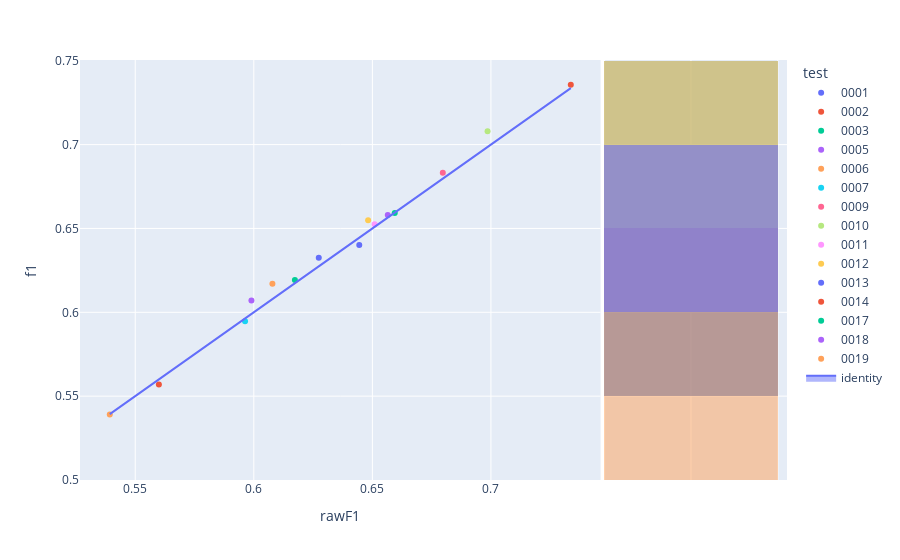

Write notebook code for a chart like this one.
### Code cell
fig=px.scatter(experimentModels,x='rawF1',y='f1',color='test',hover_name='modelId', marginal_y="histogram")
fig.add_trace(
    go.Scatter(x=experimentModels['rawF1'], y=experimentModels['rawF1'], name="identity", mode='lines',fill="toself")
)
fig.show()

### Figure 1 — Plotly figure (JSON) as saved in the notebook; plotly's stock layout.template omitted (floating-point values rounded to 4 significant figures)
{"data": [{"hovertemplate": "<b>%{hovertext}</b><br><br>test=0001<br>rawF1=%{x}<br>f1=%{y}<extra></extra>", "hovertext": ["8b2ea581-6dec-4094-957e-cc1ceb7234c5"], "legendgroup": "0001", "marker": {"color": "#636efa", "symbol": "circle"}, "mode": "markers", "name": "0001", "orientation": "v", "showlegend": true, "type": "scatter", "x": [0.6274], "xaxis": "x", "y": [0.6325], "yaxis": "y"}, {"alignmentgroup": "True", "bingroup": "y", "hovertemplate": "test=0001<br>f1=%{y}<br>count=%{x}<extra></extra>", "legendgroup": "0001", "marker": {"color": "#636efa"}, "name": "0001", "offsetgroup": "0001", "opacity": 0.5, "showlegend": false, "type": "histogram", "xaxis": "x2", "y": [0.6325], "yaxis": "y2"}, {"hovertemplate": "<b>%{hovertext}</b><br><br>test=0002<br>rawF1=%{x}<br>f1=%{y}<extra></extra>", "hovertext": ["80181036-469f-4bcf-95a0-68374649133a"], "legendgroup": "0002", "marker": {"color": "#EF553B", "symbol": "circle"}, "mode": "markers", "name": "0002", "orientation": "v", "showlegend": true, "type": "scatter", "x": [0.7337], "xaxis": "x", "y": [0.7357], "yaxis": "y"}, {"alignmentgroup": "True", "bingroup": "y", "hovertemplate": "test=0002<br>f1=%{y}<br>count=%{x}<extra></extra>", "legendgroup": "0002", "marker": {"color": "#EF553B"}, "name": "0002", "offsetgroup": "0002", "opacity": 0.5, "showlegend": false, "type": "histogram", "xaxis": "x2", "y": [0.7357], "yaxis": "y2"}, {"hovertemplate": "<b>%{hovertext}</b><br><br>test=0003<br>rawF1=%{x}<br>f1=%{y}<extra></extra>", "hovertext": ["f6cafb09-5e74-4889-a306-e517e28d70fe"], "legendgroup": "0003", "marker": {"color": "#00cc96", "symbol": "circle"}, "mode": "markers", "name": "0003", "orientation": "v", "showlegend": true, "type": "scatter", "x": [0.6173], "xaxis": "x", "y": [0.6193], "yaxis": "y"}, {"alignmentgroup": "True", "bingroup": "y", "hovertemplate": "test=0003<br>f1=%{y}<br>count=%{x}<extra></extra>", "legendgroup": "0003", "marker": {"color": "#00cc96"}, "name": "0003", "offsetgroup": "0003", "opacity": 0.5, "showlegend": false, "type": "histogram", "xaxis": "x2", "y": [0.6193], "yaxis": "y2"}, {"hovertemplate": "<b>%{hovertext}</b><br><br>test=0005<br>rawF1=%{x}<br>f1=%{y}<extra></extra>", "hovertext": ["2bf1e17a-c8bb-4166-8453-7fdff2414b10"], "legendgroup": "0005", "marker": {"color": "#ab63fa", "symbol": "circle"}, "mode": "markers", "name": "0005", "orientation": "v", "showlegend": true, "type": "scatter", "x": [0.599], "xaxis": "x", "y": [0.607], "yaxis": "y"}, {"alignmentgroup": "True", "bingroup": "y", "hovertemplate": "test=0005<br>f1=%{y}<br>count=%{x}<extra></extra>", "legendgroup": "0005", "marker": {"color": "#ab63fa"}, "name": "0005", "offsetgroup": "0005", "opacity": 0.5, "showlegend": false, "type": "histogram", "xaxis": "x2", "y": [0.607], "yaxis": "y2"}, {"hovertemplate": "<b>%{hovertext}</b><br><br>test=0006<br>rawF1=%{x}<br>f1=%{y}<extra></extra>", "hovertext": ["0feacbcf-4f37-402e-8fbc-4e48a2520bd4"], "legendgroup": "0006", "marker": {"color": "#FFA15A", "symbol": "circle"}, "mode": "markers", "name": "0006", "orientation": "v", "showlegend": true, "type": "scatter", "x": [0.6078], "xaxis": "x", "y": [0.6171], "yaxis": "y"}, {"alignmentgroup": "True", "bingroup": "y", "hovertemplate": "test=0006<br>f1=%{y}<br>count=%{x}<extra></extra>", "legendgroup": "0006", "marker": {"color": "#FFA15A"}, "name": "0006", "offsetgroup": "0006", "opacity": 0.5, "showlegend": false, "type": "histogram", "xaxis": "x2", "y": [0.6171], "yaxis": "y2"}, {"hovertemplate": "<b>%{hovertext}</b><br><br>test=0007<br>rawF1=%{x}<br>f1=%{y}<extra></extra>", "hovertext": ["29c70696-0202-4feb-bd78-3579052a4865"], "legendgroup": "0007", "marker": {"color": "#19d3f3", "symbol": "circle"}, "mode": "markers", "name": "0007", "orientation": "v", "showlegend": true, "type": "scatter", "x": [0.5963], "xaxis": "x", "y": [0.5946], "yaxis": "y"}, {"alignmentgroup": "True", "bingroup": "y", "hovertemplate": "test=0007<br>f1=%{y}<br>count=%{x}<extra></extra>", "legendgroup": "0007", "marker": {"color": "#19d3f3"}, "name": "0007", "offsetgroup": "0007", "opacity": 0.5, "showlegend": false, "type": "histogram", "xaxis": "x2", "y": [0.5946], "yaxis": "y2"}, {"hovertemplate": "<b>%{hovertext}</b><br><br>test=0009<br>rawF1=%{x}<br>f1=%{y}<extra></extra>", "hovertext": ["768cb7b4-e534-49f7-b9c4-acfa7b401ffe"], "legendgroup": "0009", "marker": {"color": "#FF6692", "symbol": "circle"}, "mode": "markers", "name": "0009", "orientation": "v", "showlegend": true, "type": "scatter", "x": [0.6797], "xaxis": "x", "y": [0.6831], "yaxis": "y"}, {"alignmentgroup": "True", "bingroup": "y", "hovertemplate": "test=0009<br>f1=%{y}<br>count=%{x}<extra></extra>", "legendgroup": "0009", "marker": {"color": "#FF6692"}, "name": "0009", "offsetgroup": "0009", "opacity": 0.5, "showlegend": false, "type": "histogram", "xaxis": "x2", "y": [0.6831], "yaxis": "y2"}, {"hovertemplate": "<b>%{hovertext}</b><br><br>test=0010<br>rawF1=%{x}<br>f1=%{y}<extra></extra>", "hovertext": ["e3d50ec6-a2f8-45fc-88f9-9af0621c2050"], "legendgroup": "0010", "marker": {"color": "#B6E880", "symbol": "circle"}, "mode": "markers", "name": "0010", "orientation": "v", "showlegend": true, "type": "scatter", "x": [0.6986], "xaxis": "x", "y": [0.708], "yaxis": "y"}, {"alignmentgroup": "True", "bingroup": "y", "hovertemplate": "test=0010<br>f1=%{y}<br>count=%{x}<extra></extra>", "legendgroup": "0010", "marker": {"color": "#B6E880"}, "name": "0010", "offsetgroup": "0010", "opacity": 0.5, "showlegend": false, "type": "histogram", "xaxis": "x2", "y": [0.708], "yaxis": "y2"}, {"hovertemplate": "<b>%{hovertext}</b><br><br>test=0011<br>rawF1=%{x}<br>f1=%{y}<extra></extra>", "hovertext": ["d539204f-ac49-4811-9ed0-9b39bc65c8f3"], "legendgroup": "0011", "marker": {"color": "#FF97FF", "symbol": "circle"}, "mode": "markers", "name": "0011", "orientation": "v", "showlegend": true, "type": "scatter", "x": [0.651], "xaxis": "x", "y": [0.6525], "yaxis": "y"}, {"alignmentgroup": "True", "bingroup": "y", "hovertemplate": "test=0011<br>f1=%{y}<br>count=%{x}<extra></extra>", "legendgroup": "0011", "marker": {"color": "#FF97FF"}, "name": "0011", "offsetgroup": "0011", "opacity": 0.5, "showlegend": false, "type": "histogram", "xaxis": "x2", "y": [0.6525], "yaxis": "y2"}, {"hovertemplate": "<b>%{hovertext}</b><br><br>test=0012<br>rawF1=%{x}<br>f1=%{y}<extra></extra>", "hovertext": ["1fe9ebda-f8d4-46a7-8ec3-1c1477a12af6"], "legendgroup": "0012", "marker": {"color": "#FECB52", "symbol": "circle"}, "mode": "markers", "name": "0012", "orientation": "v", "showlegend": true, "type": "scatter", "x": [0.6482], "xaxis": "x", "y": [0.6549], "yaxis": "y"}, {"alignmentgroup": "True", "bingroup": "y", "hovertemplate": "test=0012<br>f1=%{y}<br>count=%{x}<extra></extra>", "legendgroup": "0012", "marker": {"color": "#FECB52"}, "name": "0012", "offsetgroup": "0012", "opacity": 0.5, "showlegend": false, "type": "histogram", "xaxis": "x2", "y": [0.6549], "yaxis": "y2"}, {"hovertemplate": "<b>%{hovertext}</b><br><br>test=0013<br>rawF1=%{x}<br>f1=%{y}<extra></extra>", "hovertext": ["fef1292a-c2f5-4c3e-96c0-b9ec6f60cb96"], "legendgroup": "0013", "marker": {"color": "#636efa", "symbol": "circle"}, "mode": "markers", "name": "0013", "orientation": "v", "showlegend": true, "type": "scatter", "x": [0.6445], "xaxis": "x", "y": [0.6401], "yaxis": "y"}, {"alignmentgroup": "True", "bingroup": "y", "hovertemplate": "test=0013<br>f1=%{y}<br>count=%{x}<extra></extra>", "legendgroup": "0013", "marker": {"color": "#636efa"}, "name": "0013", "offsetgroup": "0013", "opacity": 0.5, "showlegend": false, "type": "histogram", "xaxis": "x2", "y": [0.6401], "yaxis": "y2"}, {"hovertemplate": "<b>%{hovertext}</b><br><br>test=0014<br>rawF1=%{x}<br>f1=%{y}<extra></extra>", "hovertext": ["17643ba4-cb3b-4cd8-818b-406abeab9cb3"], "legendgroup": "0014", "marker": {"color": "#EF553B", "symbol": "circle"}, "mode": "markers", "name": "0014", "orientation": "v", "showlegend": true, "type": "scatter", "x": [0.56], "xaxis": "x", "y": [0.557], "yaxis": "y"}, {"alignmentgroup": "True", "bingroup": "y", "hovertemplate": "test=0014<br>f1=%{y}<br>count=%{x}<extra></extra>", "legendgroup": "0014", "marker": {"color": "#EF553B"}, "name": "0014", "offsetgroup": "0014", "opacity": 0.5, "showlegend": false, "type": "histogram", "xaxis": "x2", "y": [0.557], "yaxis": "y2"}, {"hovertemplate": "<b>%{hovertext}</b><br><br>test=0017<br>rawF1=%{x}<br>f1=%{y}<extra></extra>", "hovertext": ["deda4266-2cea-44e1-93d6-21d866332ca0"], "legendgroup": "0017", "marker": {"color": "#00cc96", "symbol": "circle"}, "mode": "markers", "name": "0017", "orientation": "v", "showlegend": true, "type": "scatter", "x": [0.6594], "xaxis": "x", "y": [0.6592], "yaxis": "y"}, {"alignmentgroup": "True", "bingroup": "y", "hovertemplate": "test=0017<br>f1=%{y}<br>count=%{x}<extra></extra>", "legendgroup": "0017", "marker": {"color": "#00cc96"}, "name": "0017", "offsetgroup": "0017", "opacity": 0.5, "showlegend": false, "type": "histogram", "xaxis": "x2", "y": [0.6592], "yaxis": "y2"}, {"hovertemplate": "<b>%{hovertext}</b><br><br>test=0018<br>rawF1=%{x}<br>f1=%{y}<extra></extra>", "hovertext": ["60d7b18b-ed9c-40bb-98ce-5193ad5abe70"], "legendgroup": "0018", "marker": {"color": "#ab63fa", "symbol": "circle"}, "mode": "markers", "name": "0018", "orientation": "v", "showlegend": true, "type": "scatter", "x": [0.6565], "xaxis": "x", "y": [0.6581], "yaxis": "y"}, {"alignmentgroup": "True", "bingroup": "y", "hovertemplate": "test=0018<br>f1=%{y}<br>count=%{x}<extra></extra>", "legendgroup": "0018", "marker": {"color": "#ab63fa"}, "name": "0018", "offsetgroup": "0018", "opacity": 0.5, "showlegend": false, "type": "histogram", "xaxis": "x2", "y": [0.6581], "yaxis": "y2"}, {"hovertemplate": "<b>%{hovertext}</b><br><br>test=0019<br>rawF1=%{x}<br>f1=%{y}<extra></extra>", "hovertext": ["c8a28ce7-7f69-4a97-bfe2-229b91334659"], "legendgroup": "0019", "marker": {"color": "#FFA15A", "symbol": "circle"}, "mode": "markers", "name": "0019", "orientation": "v", "showlegend": true, "type": "scatter", "x": [0.5393], "xaxis": "x", "y": [0.5391], "yaxis": "y"}, {"alignmentgroup": "True", "bingroup": "y", "hovertemplate": "test=0019<br>f1=%{y}<br>count=%{x}<extra></extra>", "legendgroup": "0019", "marker": {"color": "#FFA15A"}, "name": "0019", "offsetgroup": "0019", "opacity": 0.5, "showlegend": false, "type": "histogram", "xaxis": "x2", "y": [0.5391], "yaxis": "y2"}, {"fill": "toself", "mode": "lines", "name": "identity", "type": "scatter", "x": [0.6274, 0.7337, 0.6173, 0.599, 0.6078, 0.5963, 0.6797, 0.6986, 0.651, 0.6482, 0.6445, 0.56, 0.6594, 0.6565, 0.5393], "y": [0.6274, 0.7337, 0.6173, 0.599, 0.6078, 0.5963, 0.6797, 0.6986, 0.651, 0.6482, 0.6445, 0.56, 0.6594, 0.6565, 0.5393]}], "layout": {"barmode": "overlay", "legend": {"title": {"text": "test"}, "tracegroupgap": 0}, "margin": {"t": 60}, "xaxis": {"anchor": "y", "domain": [0, 0.7363], "title": {"text": "rawF1"}}, "xaxis2": {"anchor": "y2", "domain": [0.7413, 1], "matches": "x2", "showgrid": true, "showline": false, "showticklabels": false, "ticks": ""}, "yaxis": {"anchor": "x", "domain": [0, 1], "title": {"text": "f1"}}, "yaxis2": {"anchor": "x2", "domain": [0, 1], "matches": "y", "showgrid": true, "showticklabels": false}}}
